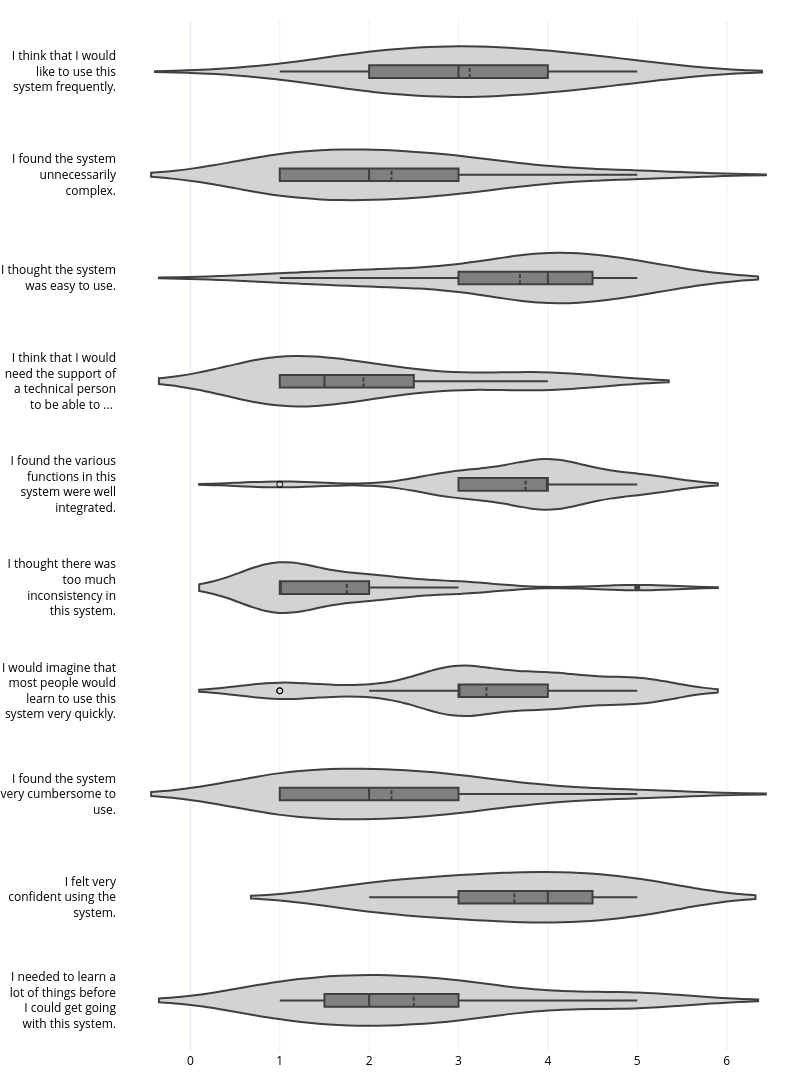

Notebook code for this chart:
### Code cell
chart_sus_non_expert = go.Figure()

for string_question in list_questions[::-1]:
    chart_sus_non_expert.add_trace(go.Violin(
        y=df_sus_evaluation_non_experts_long['Question_wrapped'][
            df_sus_evaluation_non_experts_long['variable'] == string_question],
        x=df_sus_evaluation_non_experts_long['value'][
            df_sus_evaluation_non_experts_long['variable'] == string_question],
        name=dict_sus_questions[string_question],
        box_visible=True,
        meanline_visible=True,
        fillcolor = '#d3d3d3',
        line_color = '#3f3f3f',
        marker_line_outliercolor= 'black',
        box_fillcolor = 'grey'))

chart_sus_non_expert.update_traces(orientation='h')
chart_sus_non_expert.update_layout(height=1200, width=800, showlegend=False,
                                   template='plotly_white',
                                   margin=dict(l=20, r=0, t=20, b=40))
chart_sus_non_expert.update_yaxes(tickfont_color='black')
chart_sus_non_expert.update_xaxes(tickfont_color='black')
chart_sus_non_expert.write_image(os.path.join(path_study_data_results,
                                              'SUS_non_expert.pdf'))
chart_sus_non_expert.show()

### Figure 1 — Plotly figure (JSON) as saved in the notebook; plotly's stock layout.template omitted (floating-point values rounded to 4 significant figures)
{"data": [{"box": {"fillcolor": "grey", "visible": true}, "fillcolor": "#d3d3d3", "line": {"color": "#3f3f3f"}, "marker": {"line": {"outliercolor": "black"}}, "meanline": {"visible": true}, "name": "I needed to learn a lot of things before I could get going with this system.", "orientation": "h", "type": "violin", "x": [3, 5, 3, 5, 1, 2, 1, 3, 3, 2, 1, 4, 2, 1, 2, 2], "y": ["I needed to learn a<br>lot of things before<br>I could get going<br>with this system.", "I needed to learn a<br>lot of things before<br>I could get going<br>with this system.", "I needed to learn a<br>lot of things before<br>I could get going<br>with this system.", "I needed to learn a<br>lot of things before<br>I could get going<br>with this system.", "I needed to learn a<br>lot of things before<br>I could get going<br>with this system.", "I needed to learn a<br>lot of things before<br>I could get going<br>with this system.", "I needed to learn a<br>lot of things before<br>I could get going<br>with this system.", "I needed to learn a<br>lot of things before<br>I could get going<br>with this system.", "I needed to learn a<br>lot of things before<br>I could get going<br>with this system.", "I needed to learn a<br>lot of things before<br>I could get going<br>with this system.", "I needed to learn a<br>lot of things before<br>I could get going<br>with this system.", "I needed to learn a<br>lot of things before<br>I could get going<br>with this system.", "I needed to learn a<br>lot of things before<br>I could get going<br>with this system.", "I needed to learn a<br>lot of things before<br>I could get going<br>with this system.", "I needed to learn a<br>lot of things before<br>I could get going<br>with this system.", "I needed to learn a<br>lot of things before<br>I could get going<br>with this system."]}, {"box": {"fillcolor": "grey", "visible": true}, "fillcolor": "#d3d3d3", "line": {"color": "#3f3f3f"}, "marker": {"line": {"outliercolor": "black"}}, "meanline": {"visible": true}, "name": "I felt very confident using the system.", "orientation": "h", "type": "violin", "x": [4, 2, 3, 3, 5, 4, 4, 5, 2, 3, 4, 2, 3, 5, 4, 5], "y": ["I felt very<br>confident using the<br>system.", "I felt very<br>confident using the<br>system.", "I felt very<br>confident using the<br>system.", "I felt very<br>confident using the<br>system.", "I felt very<br>confident using the<br>system.", "I felt very<br>confident using the<br>system.", "I felt very<br>confident using the<br>system.", "I felt very<br>confident using the<br>system.", "I felt very<br>confident using the<br>system.", "I felt very<br>confident using the<br>system.", "I felt very<br>confident using the<br>system.", "I felt very<br>confident using the<br>system.", "I felt very<br>confident using the<br>system.", "I felt very<br>confident using the<br>system.", "I felt very<br>confident using the<br>system.", "I felt very<br>confident using the<br>system."]}, {"box": {"fillcolor": "grey", "visible": true}, "fillcolor": "#d3d3d3", "line": {"color": "#3f3f3f"}, "marker": {"line": {"outliercolor": "black"}}, "meanline": {"visible": true}, "name": "I found the system very cumbersome to use.", "orientation": "h", "type": "violin", "x": [4, 5, 2, 3, 1, 1, 3, 2, 3, 2, 2, 3, 2, 1, 1, 1], "y": ["I found the system<br>very cumbersome to<br>use.", "I found the system<br>very cumbersome to<br>use.", "I found the system<br>very cumbersome to<br>use.", "I found the system<br>very cumbersome to<br>use.", "I found the system<br>very cumbersome to<br>use.", "I found the system<br>very cumbersome to<br>use.", "I found the system<br>very cumbersome to<br>use.", "I found the system<br>very cumbersome to<br>use.", "I found the system<br>very cumbersome to<br>use.", "I found the system<br>very cumbersome to<br>use.", "I found the system<br>very cumbersome to<br>use.", "I found the system<br>very cumbersome to<br>use.", "I found the system<br>very cumbersome to<br>use.", "I found the system<br>very cumbersome to<br>use.", "I found the system<br>very cumbersome to<br>use.", "I found the system<br>very cumbersome to<br>use."]}, {"box": {"fillcolor": "grey", "visible": true}, "fillcolor": "#d3d3d3", "line": {"color": "#3f3f3f"}, "marker": {"line": {"outliercolor": "black"}}, "meanline": {"visible": true}, "name": "I would imagine that most people would learn to use this system very quickly.", "orientation": "h", "type": "violin", "x": [3, 1, 4, 1, 5, 3, 2, 4, 4, 3, 3, 3, 3, 4, 5, 5], "y": ["I would imagine that<br>most people would<br>learn to use this<br>system very quickly.", "I would imagine that<br>most people would<br>learn to use this<br>system very quickly.", "I would imagine that<br>most people would<br>learn to use this<br>system very quickly.", "I would imagine that<br>most people would<br>learn to use this<br>system very quickly.", "I would imagine that<br>most people would<br>learn to use this<br>system very quickly.", "I would imagine that<br>most people would<br>learn to use this<br>system very quickly.", "I would imagine that<br>most people would<br>learn to use this<br>system very quickly.", "I would imagine that<br>most people would<br>learn to use this<br>system very quickly.", "I would imagine that<br>most people would<br>learn to use this<br>system very quickly.", "I would imagine that<br>most people would<br>learn to use this<br>system very quickly.", "I would imagine that<br>most people would<br>learn to use this<br>system very quickly.", "I would imagine that<br>most people would<br>learn to use this<br>system very quickly.", "I would imagine that<br>most people would<br>learn to use this<br>system very quickly.", "I would imagine that<br>most people would<br>learn to use this<br>system very quickly.", "I would imagine that<br>most people would<br>learn to use this<br>system very quickly.", "I would imagine that<br>most people would<br>learn to use this<br>system very quickly."]}, {"box": {"fillcolor": "grey", "visible": true}, "fillcolor": "#d3d3d3", "line": {"color": "#3f3f3f"}, "marker": {"line": {"outliercolor": "black"}}, "meanline": {"visible": true}, "name": "I thought there was too much inconsistency in this system.", "orientation": "h", "type": "violin", "x": [1, 5, 2, 2, 1, 1, 1, 2, 3, 1, 1, 2, 3, 1, 1, 1], "y": ["I thought there was<br>too much<br>inconsistency in<br>this system.", "I thought there was<br>too much<br>inconsistency in<br>this system.", "I thought there was<br>too much<br>inconsistency in<br>this system.", "I thought there was<br>too much<br>inconsistency in<br>this system.", "I thought there was<br>too much<br>inconsistency in<br>this system.", "I thought there was<br>too much<br>inconsistency in<br>this system.", "I thought there was<br>too much<br>inconsistency in<br>this system.", "I thought there was<br>too much<br>inconsistency in<br>this system.", "I thought there was<br>too much<br>inconsistency in<br>this system.", "I thought there was<br>too much<br>inconsistency in<br>this system.", "I thought there was<br>too much<br>inconsistency in<br>this system.", "I thought there was<br>too much<br>inconsistency in<br>this system.", "I thought there was<br>too much<br>inconsistency in<br>this system.", "I thought there was<br>too much<br>inconsistency in<br>this system.", "I thought there was<br>too much<br>inconsistency in<br>this system.", "I thought there was<br>too much<br>inconsistency in<br>this system."]}, {"box": {"fillcolor": "grey", "visible": true}, "fillcolor": "#d3d3d3", "line": {"color": "#3f3f3f"}, "marker": {"line": {"outliercolor": "black"}}, "meanline": {"visible": true}, "name": "I found the various functions in this system were well integrated.", "orientation": "h", "type": "violin", "x": [3, 1, 4, 3, 5, 4, 3, 4, 3, 4, 4, 4, 4, 5, 4, 5], "y": ["I found the various<br>functions in this<br>system were well<br>integrated.", "I found the various<br>functions in this<br>system were well<br>integrated.", "I found the various<br>functions in this<br>system were well<br>integrated.", "I found the various<br>functions in this<br>system were well<br>integrated.", "I found the various<br>functions in this<br>system were well<br>integrated.", "I found the various<br>functions in this<br>system were well<br>integrated.", "I found the various<br>functions in this<br>system were well<br>integrated.", "I found the various<br>functions in this<br>system were well<br>integrated.", "I found the various<br>functions in this<br>system were well<br>integrated.", "I found the various<br>functions in this<br>system were well<br>integrated.", "I found the various<br>functions in this<br>system were well<br>integrated.", "I found the various<br>functions in this<br>system were well<br>integrated.", "I found the various<br>functions in this<br>system were well<br>integrated.", "I found the various<br>functions in this<br>system were well<br>integrated.", "I found the various<br>functions in this<br>system were well<br>integrated.", "I found the various<br>functions in this<br>system were well<br>integrated."]}, {"box": {"fillcolor": "grey", "visible": true}, "fillcolor": "#d3d3d3", "line": {"color": "#3f3f3f"}, "marker": {"line": {"outliercolor": "black"}}, "meanline": {"visible": true}, "name": "I think that I would need the support of a technical person to be able to use this system.", "orientation": "h", "type": "violin", "x": [2, 2, 3, 1, 1, 2, 1, 1, 4, 1, 1, 4, 4, 1, 1, 2], "y": ["I think that I would<br>need the support of<br>a technical person<br>to be able to ... ", "I think that I would<br>need the support of<br>a technical person<br>to be able to ... ", "I think that I would<br>need the support of<br>a technical person<br>to be able to ... ", "I think that I would<br>need the support of<br>a technical person<br>to be able to ... ", "I think that I would<br>need the support of<br>a technical person<br>to be able to ... ", "I think that I would<br>need the support of<br>a technical person<br>to be able to ... ", "I think that I would<br>need the support of<br>a technical person<br>to be able to ... ", "I think that I would<br>need the support of<br>a technical person<br>to be able to ... ", "I think that I would<br>need the support of<br>a technical person<br>to be able to ... ", "I think that I would<br>need the support of<br>a technical person<br>to be able to ... ", "I think that I would<br>need the support of<br>a technical person<br>to be able to ... ", "I think that I would<br>need the support of<br>a technical person<br>to be able to ... ", "I think that I would<br>need the support of<br>a technical person<br>to be able to ... ", "I think that I would<br>need the support of<br>a technical person<br>to be able to ... ", "I think that I would<br>need the support of<br>a technical person<br>to be able to ... ", "I think that I would<br>need the support of<br>a technical person<br>to be able to ... "]}, {"box": {"fillcolor": "grey", "visible": true}, "fillcolor": "#d3d3d3", "line": {"color": "#3f3f3f"}, "marker": {"line": {"outliercolor": "black"}}, "meanline": {"visible": true}, "name": "I thought the system was easy to use.", "orientation": "h", "type": "violin", "x": [4, 1, 4, 2, 5, 4, 2, 4, 3, 4, 5, 3, 4, 5, 4, 5], "y": ["I thought the system<br>was easy to use.", "I thought the system<br>was easy to use.", "I thought the system<br>was easy to use.", "I thought the system<br>was easy to use.", "I thought the system<br>was easy to use.", "I thought the system<br>was easy to use.", "I thought the system<br>was easy to use.", "I thought the system<br>was easy to use.", "I thought the system<br>was easy to use.", "I thought the system<br>was easy to use.", "I thought the system<br>was easy to use.", "I thought the system<br>was easy to use.", "I thought the system<br>was easy to use.", "I thought the system<br>was easy to use.", "I thought the system<br>was easy to use.", "I thought the system<br>was easy to use."]}, {"box": {"fillcolor": "grey", "visible": true}, "fillcolor": "#d3d3d3", "line": {"color": "#3f3f3f"}, "marker": {"line": {"outliercolor": "black"}}, "meanline": {"visible": true}, "name": "I found the system unnecessarily complex.", "orientation": "h", "type": "violin", "x": [3, 5, 2, 3, 1, 2, 4, 2, 3, 1, 1, 3, 2, 1, 2, 1], "y": ["I found the system<br>unnecessarily<br>complex.", "I found the system<br>unnecessarily<br>complex.", "I found the system<br>unnecessarily<br>complex.", "I found the system<br>unnecessarily<br>complex.", "I found the system<br>unnecessarily<br>complex.", "I found the system<br>unnecessarily<br>complex.", "I found the system<br>unnecessarily<br>complex.", "I found the system<br>unnecessarily<br>complex.", "I found the system<br>unnecessarily<br>complex.", "I found the system<br>unnecessarily<br>complex.", "I found the system<br>unnecessarily<br>complex.", "I found the system<br>unnecessarily<br>complex.", "I found the system<br>unnecessarily<br>complex.", "I found the system<br>unnecessarily<br>complex.", "I found the system<br>unnecessarily<br>complex.", "I found the system<br>unnecessarily<br>complex."]}, {"box": {"fillcolor": "grey", "visible": true}, "fillcolor": "#d3d3d3", "line": {"color": "#3f3f3f"}, "marker": {"line": {"outliercolor": "black"}}, "meanline": {"visible": true}, "name": "I think that I would like to use this system frequently.", "orientation": "h", "type": "violin", "x": [2, 2, 3, 1, 5, 5, 2, 3, 2, 3, 3, 4, 3, 4, 4, 4], "y": ["I think that I would<br>like to use this<br>system frequently.", "I think that I would<br>like to use this<br>system frequently.", "I think that I would<br>like to use this<br>system frequently.", "I think that I would<br>like to use this<br>system frequently.", "I think that I would<br>like to use this<br>system frequently.", "I think that I would<br>like to use this<br>system frequently.", "I think that I would<br>like to use this<br>system frequently.", "I think that I would<br>like to use this<br>system frequently.", "I think that I would<br>like to use this<br>system frequently.", "I think that I would<br>like to use this<br>system frequently.", "I think that I would<br>like to use this<br>system frequently.", "I think that I would<br>like to use this<br>system frequently.", "I think that I would<br>like to use this<br>system frequently.", "I think that I would<br>like to use this<br>system frequently.", "I think that I would<br>like to use this<br>system frequently.", "I think that I would<br>like to use this<br>system frequently."]}], "layout": {"height": 1200, "margin": {"b": 40, "l": 20, "r": 0, "t": 20}, "showlegend": false, "width": 800, "xaxis": {"tickfont": {"color": "black"}}, "yaxis": {"tickfont": {"color": "black"}}}}
